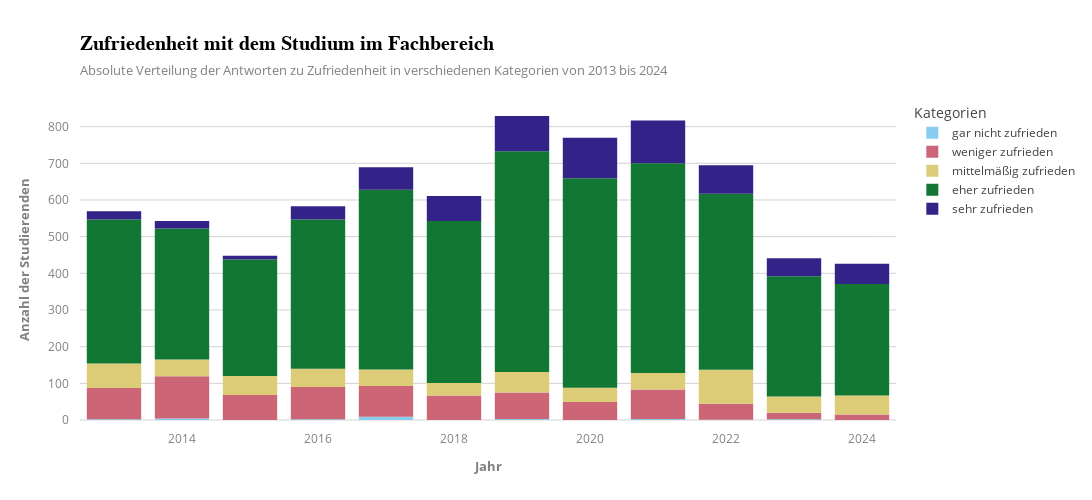

The code cell stored with this chart in its notebook:
### Code cell
infoviz_template = dict(
    layout=dict(
        template="plotly_white",
        title=dict(
            font=dict(size=20, family="Arial", weight="bold", color="black"),
            xanchor="left",  
            xref="paper",
            x=0,
            subtitle=dict(
                text="Absolute Verteilung der Antworten zu Zufriedenheit in verschiedenen Kategorien von 2013 bis 2024",
                font=dict(color="gray", size=13),
            ),
        ),
        xaxis=dict(
            showgrid=False,
            zerolinecolor="lightgrey",
            tickfont=dict(color="grey", size=12),
            title_font=dict(color="grey", weight="bold", size=13),
            title_standoff=15,
            ticklabelstandoff=10,
            ticklabelposition="outside bottom"
        ),
        yaxis=dict(
            showgrid=True, gridcolor="lightgrey",
            zerolinecolor="lightgrey",
            tickfont=dict(color="grey", size=12),
            title_font=dict(color="grey", weight="bold", size=13),
            title_standoff=15,
            ticklabelstandoff=10,
            ticklabelposition="outside left"
        ),
    )
)

pio.templates["infoviz"] = infoviz_template

category_order = [
    'gar nicht zufrieden (%)', 
    'weniger zufrieden (%)', 
    'mittelmäßig zufrieden (%)', 
    'eher zufrieden (%)', 
    'sehr zufrieden (%)'
]

df['Category'] = pd.Categorical(df['Category'], categories=category_order, ordered=True)

df = df.sort_values(by=['Jahr', 'Category'])

fig = px.bar(df, x="Jahr", 
             y="sum", 
             color="Category", 
             title="Zufriedenheit mit dem Studium im Fachbereich", 
             color_discrete_sequence=px.colors.qualitative.Safe, 
             template="infoviz",
             
             labels={
                 'Jahr': 'Jahr', 
                 'sum': 'Anzahl der Studierenden',
                 'Category': 'Kategorien'
             })

fig.update_traces(
    name="gar nicht zufrieden", 
    selector=dict(name='gar nicht zufrieden (%)') 
)
fig.update_traces(
    name="weniger zufrieden",
    selector=dict(name='weniger zufrieden (%)')
)
fig.update_traces(
    name="mittelmäßig zufrieden",
    selector=dict(name='mittelmäßig zufrieden (%)')
)
fig.update_traces(
    name="eher zufrieden",
    selector=dict(name='eher zufrieden (%)')
)
fig.update_traces(
    name="sehr zufrieden",
    selector=dict(name='sehr zufrieden (%)')
)

fig.update_layout(
    width=1400,
    height=500,
)
fig.show()
fig.write_image("Plots/pdf/zufriedenheit3.pdf")

### Figure 1 — Plotly figure (JSON) as saved in the notebook; plotly's stock layout.template omitted (floating-point values rounded to 4 significant figures)
{"data": [{"hovertemplate": "Kategorien=gar nicht zufrieden (%)<br>Jahr=%{x}<br>Anzahl der Studierenden=%{y}<extra></extra>", "legendgroup": "gar nicht zufrieden (%)", "marker": {"color": "rgb(136, 204, 238)", "pattern": {"shape": ""}}, "name": "gar nicht zufrieden", "orientation": "v", "showlegend": true, "textposition": "auto", "type": "bar", "x": ["2013", "2014", "2015", "2016", "2017", "2018", "2019", "2020", "2021", "2022", "2023", "2024"], "xaxis": "x", "y": [2.0, 4.0, 0.0, 2.0, 9.0, 0.0, 3.0, 0.0, 3.0, 1.0, 2.0, 0.0], "yaxis": "y"}, {"hovertemplate": "Kategorien=weniger zufrieden (%)<br>Jahr=%{x}<br>Anzahl der Studierenden=%{y}<extra></extra>", "legendgroup": "weniger zufrieden (%)", "marker": {"color": "rgb(204, 102, 119)", "pattern": {"shape": ""}}, "name": "weniger zufrieden", "orientation": "v", "showlegend": true, "textposition": "auto", "type": "bar", "x": ["2013", "2014", "2015", "2016", "2017", "2018", "2019", "2020", "2021", "2022", "2023", "2024"], "xaxis": "x", "y": [85.0, 115.0, 68.0, 88.0, 84.0, 67.0, 72.0, 49.0, 80.0, 43.0, 18.0, 15.0], "yaxis": "y"}, {"hovertemplate": "Kategorien=mittelmäßig zufrieden (%)<br>Jahr=%{x}<br>Anzahl der Studierenden=%{y}<extra></extra>", "legendgroup": "mittelmäßig zufrieden (%)", "marker": {"color": "rgb(221, 204, 119)", "pattern": {"shape": ""}}, "name": "mittelmäßig zufrieden", "orientation": "v", "showlegend": true, "textposition": "auto", "type": "bar", "x": ["2013", "2014", "2015", "2016", "2017", "2018", "2019", "2020", "2021", "2022", "2023", "2024"], "xaxis": "x", "y": [67.0, 46.0, 52.0, 50.0, 45.0, 34.0, 56.0, 39.0, 45.0, 93.0, 44.0, 52.0], "yaxis": "y"}, {"hovertemplate": "Kategorien=eher zufrieden (%)<br>Jahr=%{x}<br>Anzahl der Studierenden=%{y}<extra></extra>", "legendgroup": "eher zufrieden (%)", "marker": {"color": "rgb(17, 119, 51)", "pattern": {"shape": ""}}, "name": "eher zufrieden", "orientation": "v", "showlegend": true, "textposition": "auto", "type": "bar", "x": ["2013", "2014", "2015", "2016", "2017", "2018", "2019", "2020", "2021", "2022", "2023", "2024"], "xaxis": "x", "y": [393.0, 357.0, 318.0, 407.0, 490.0, 442.0, 602.0, 571.0, 572.0, 480.0, 328.0, 304.0], "yaxis": "y"}, {"hovertemplate": "Kategorien=sehr zufrieden (%)<br>Jahr=%{x}<br>Anzahl der Studierenden=%{y}<extra></extra>", "legendgroup": "sehr zufrieden (%)", "marker": {"color": "rgb(51, 34, 136)", "pattern": {"shape": ""}}, "name": "sehr zufrieden", "orientation": "v", "showlegend": true, "textposition": "auto", "type": "bar", "x": ["2013", "2014", "2015", "2016", "2017", "2018", "2019", "2020", "2021", "2022", "2023", "2024"], "xaxis": "x", "y": [22.0, 21.0, 10.0, 36.0, 61.0, 68.0, 96.0, 111.0, 117.0, 78.0, 49.0, 55.0], "yaxis": "y"}], "layout": {"barmode": "relative", "height": 500, "legend": {"title": {"text": "Kategorien"}, "tracegroupgap": 0}, "title": {"text": "Zufriedenheit mit dem Studium im Fachbereich"}, "width": 1400, "xaxis": {"anchor": "y", "domain": [0, 1], "title": {"text": "Jahr"}}, "yaxis": {"anchor": "x", "domain": [0, 1], "title": {"text": "Anzahl der Studierenden"}}}}
